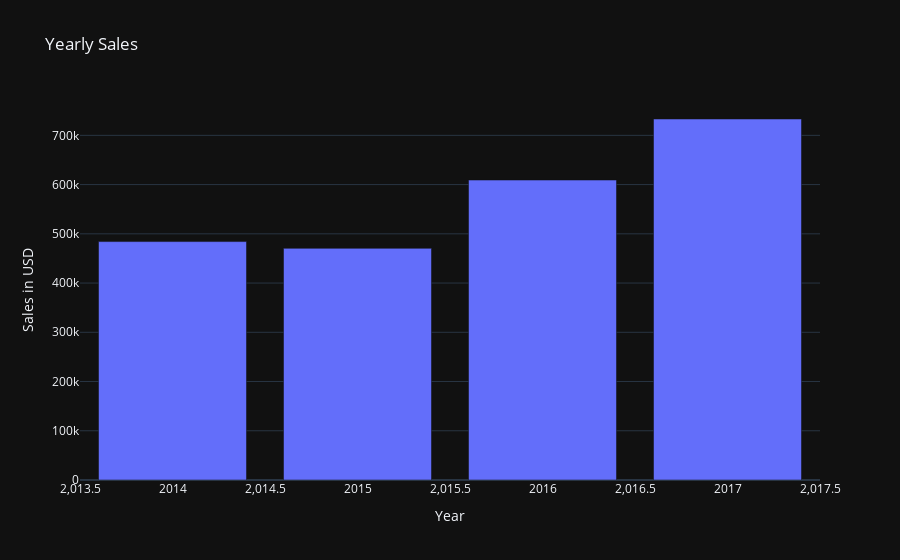

Notebook code cell kept with this figure:
### Code cell
# Lets check the yearly sales
yearly_sales = df.groupby('Order_Year')['Sales'].sum().reset_index()
print(yearly_sales)
# let's create a figure of yearly sales
fig = px.bar(yearly_sales, 
            x='Order_Year', 
            y='Sales', 
            title='Yearly Sales', 
            labels={'Sales':'Sales in USD', 'Order_Year':'Year'})
fig.show()

# save this figure in jypiter notebook for when we export the notebook to html it will be saved 
# pio.write_image(fig, file='yearly_sales_bar.png')
from IPython.display import Image , display
display(Image(filename='yearly_sales_bar.png'))

### Figure 1 — Plotly figure (JSON) as saved in the notebook; plotly's stock layout.template omitted (floating-point values rounded to 4 significant figures)
{"data": [{"alignmentgroup": "True", "hovertemplate": "Year=%{x}<br>Sales in USD=%{y}<extra></extra>", "legendgroup": "", "marker": {"color": "#636efa", "pattern": {"shape": ""}}, "name": "", "offsetgroup": "", "orientation": "v", "showlegend": false, "textposition": "auto", "type": "bar", "x": [2014, 2015, 2016, 2017], "xaxis": "x", "y": [484200.0, 470500.0, 609200.0, 733200.0], "yaxis": "y"}], "layout": {"barmode": "relative", "legend": {"tracegroupgap": 0}, "title": {"text": "Yearly Sales"}, "xaxis": {"anchor": "y", "domain": [0, 1], "title": {"text": "Year"}}, "yaxis": {"anchor": "x", "domain": [0, 1], "title": {"text": "Sales in USD"}}}}
